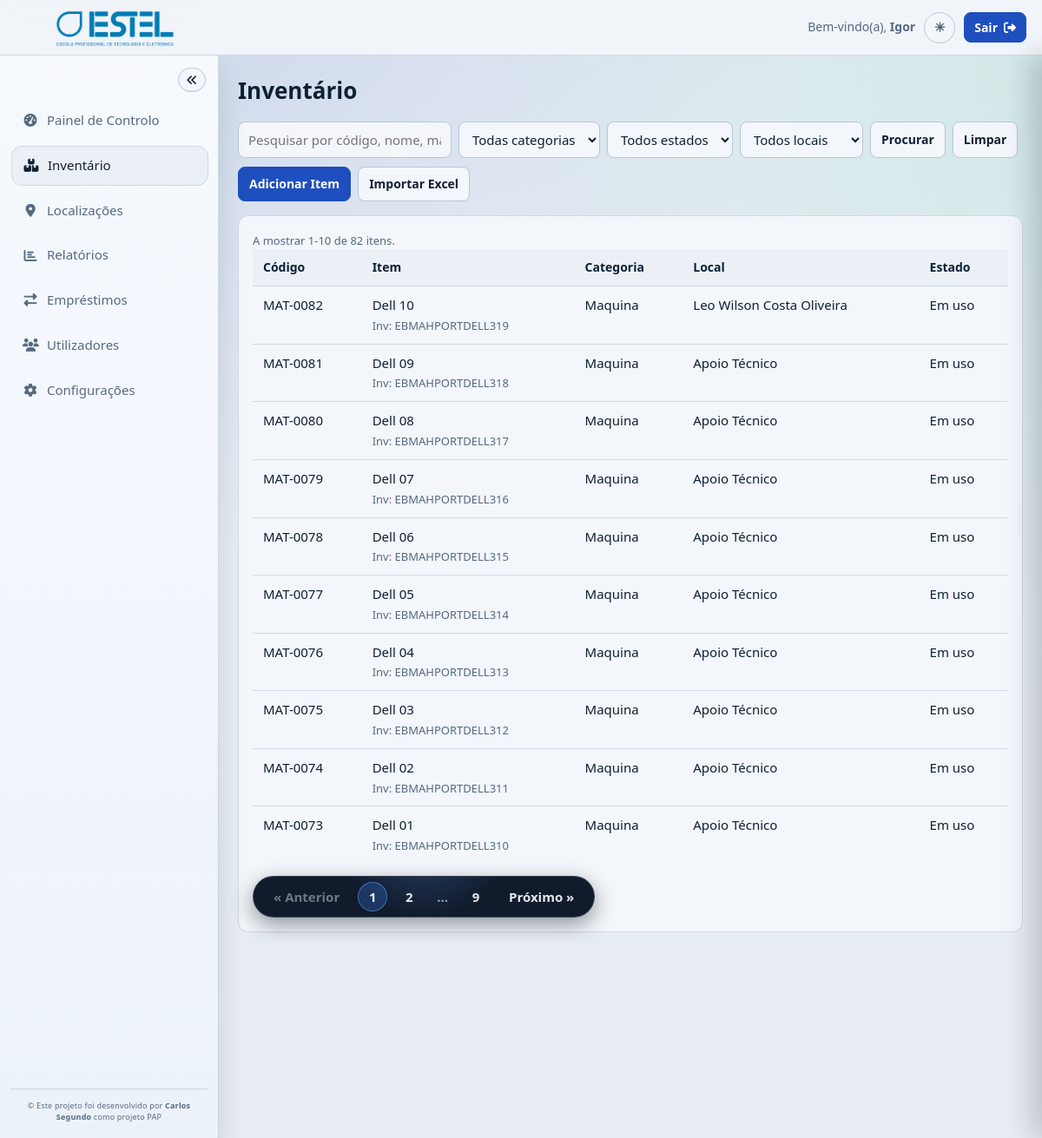
/dashboard/bens/index.php (signed in), run on the app's committed database.
### tables this page shows
CREATE TABLE IF NOT EXISTS `maquina` (
  `id` INT UNSIGNED NOT NULL,
  `mac` VARCHAR(32) NULL,
  `sn` VARCHAR(120) NULL,
  `local_id` INT UNSIGNED NOT NULL,
  PRIMARY KEY (`id`),
  KEY `idx_maquina_local` (`local_id`),
  CONSTRAINT `fk_maquina_material`
    FOREIGN KEY (`id`) REFERENCES `material` (`id`)
    ON UPDATE CASCADE ON DELETE CASCADE,
  CONSTRAINT `fk_maquina_local`
    FOREIGN KEY (`local_id`) REFERENCES `local` (`id`)
    ON UPDATE CASCADE ON DELETE RESTRICT
);

CREATE TABLE IF NOT EXISTS `material` (
  `id` INT UNSIGNED NOT NULL AUTO_INCREMENT,
  `nome` VARCHAR(150) NOT NULL,
  `marca` VARCHAR(100) NULL,
  `modelo` VARCHAR(100) NULL,
  `codigo_inventario` VARCHAR(120) NULL,
  `data_compra` DATE NULL,
  `isBroken` TINYINT(1) NOT NULL DEFAULT 0,
  `isAbate` TINYINT(1) NOT NULL DEFAULT 0,
  `disponibilidade` TINYINT(1) NOT NULL DEFAULT 1,
  `data_broken` DATE NULL,
  PRIMARY KEY (`id`),
  KEY `idx_material_nome` (`nome`),
  KEY `idx_material_estado` (`isBroken`, `isAbate`, `disponibilidade`),
  UNIQUE KEY `uq_material_codigo_inventario` (`codigo_inventario`)
);

### dashboard/bens/index.php (the view, shortened to what the rows shown need)
<?php
require_once __DIR__ . '/../../includes/pdo.php';
require_once __DIR__ . '/../../model/repositories/material_repository.php';
function h(?string $value): string
{
    return htmlspecialchars((string) $value, ENT_QUOTES, 'UTF-8');
}
$repo = new MaterialRepository($pdo);
$q = trim((string) ($_GET['q'] ?? ''));
$tipo = strtolower(trim((string) ($_GET['tipo'] ?? '')));
$estado = strtolower(trim((string) ($_GET['estado'] ?? '')));
$localIdInput = trim((string) ($_GET['local_id'] ?? ''));
if (!in_array($tipo, ['maquina', 'periferico', 'extra'], true)) {
    $tipo = '';
}
if (!in_array($estado, ['em_uso', 'avariado', 'abate'], true)) {
    $estado = '';
}
$localId = filter_var($localIdInput, FILTER_VALIDATE_INT);
if ($localId === false || $localId <= 0) {
    $localId = null;
}
$filters = [
    'tipo' => $tipo,
    'estado' => $estado,
    'local_id' => $localId,
];
$itensPorPagina = 10;
$paginaAtual = filter_input(INPUT_GET, 'page', FILTER_VALIDATE_INT);
if (!is_int($paginaAtual) || $paginaAtual <= 0) {
    $paginaAtual = 1;
}
$itens = [];
try {
    $offset = ($paginaAtual - 1) * $itensPorPagina;
    $itens = $repo->listar($q, $filters, $itensPorPagina, $offset);
} catch (Throwable $e) {
    $itensError = 'Não foi possível carregar os itens.';
}
?>
<!DOCTYPE html>
<html lang="pt-PT">
<head>
  <link rel="stylesheet" href="https://cdnjs.cloudflare.com/ajax/libs/font-awesome/6.5.0/css/all.min.css">
  <link rel="stylesheet" href="../../css/utilizadores.css?v=20260318b">
</head>
<body id="page-bens-itens">
<div class="layout">
  <main class="content">
    <h1 class="page-title">Inventário</h1>
    <section class="panel" id="painel-itens">
      <table class="table" id="tabela-itens" data-pagination-server="1">
        <thead>
          <tr>
            <th>Código</th>
            <th>Item</th>
            <th>Categoria</th>
            <th>Local</th>
            <th>Estado</th>
          </tr>
        </thead>
        <tbody>
          <?php foreach ($itens as $material): ?>
            <?php
              $id = $material->getId() ?? 0;
              $categoria = ucfirst($material->getTipo());
              $localNome = $material->getLocalNome() ?: '-';
              $linhaDetalhe = [];
              if ($material->getCodigoInventario()) {
                  $linhaDetalhe[] = 'Inv: ' . $material->getCodigoInventario();
              }
              $localIdMaterial = null;
              $itemPayload = [
                  'id' => $id,
                  'codigo' => $material->getCodigo(),
                  'nome' => $material->getNome(),
                  'tipo' => $material->getTipo(),
                  'local_id' => $localIdMaterial,
                  'local_nome' => $localNome,
                  'estado' => $material->isAbate() ? 'abate' : ($material->isBroken() ? 'avariado' : 'em_uso'),
                  'estado_label' => $material->getEstadoLabel(),
                  'marca' => $material->getMarca() ?? '',
                  'modelo' => $material->getModelo() ?? '',
                  'codigo_inventario' => $material->getCodigoInventario() ?? '',
                  'data_compra' => $material->getDataCompra() ?? '',
                  'data_broken' => $material->getDataBroken() ?? '',
                  'mac' => $material instanceof Máquina ? ($material->getMac() ?? '') : '',
                  'sn' => $material instanceof Máquina ? ($material->getNumSerie() ?? '') : '',
                  'descricao' => $material instanceof Extra ? ($material->getDescricao() ?? '') : '',
              ];
              $itemPayloadJson = h((string) json_encode($itemPayload, JSON_UNESCAPED_UNICODE | JSON_UNESCAPED_SLASHES));
            ?>
            <tr class="item-row js-item-row" tabindex="0" role="button" aria-label="Ver e editar <?php echo h($material->getCodigo()); ?>" data-item="<?php echo $itemPayloadJson; ?>">
              <td><?php echo h($material->getCodigo()); ?></td>
              <td>
                <?php echo h($material->getNome()); ?>
                <?php if ($linhaDetalhe): ?>
                  <div class="table-note"><?php echo h(implode(' | ', $linhaDetalhe)); ?></div>
                <?php endif; ?>
              </td>
              <td><?php echo h($categoria); ?></td>
              <td><?php echo h($localNome); ?></td>
              <td><?php echo h($material->getEstadoLabel()); ?></td>
            </tr>
          <?php endforeach; ?>
        </tbody>
      </table>
    </section>
  </main>
</div>
</body>
</html>

### data on the page
maquina: id "MAT-0082", id.nome "Dell 10", linhaDetalhe "Inv: EBMAHPORTDELL319", categoria "Maquina", localNome "Leo Wilson Costa Oliveira", EstadoLabel "Em uso"
maquina: id "MAT-0081", id.nome "Dell 09", linhaDetalhe "Inv: EBMAHPORTDELL318", categoria "Maquina", localNome "Apoio Técnico", EstadoLabel "Em uso"
maquina: id "MAT-0080", id.nome "Dell 08", linhaDetalhe "Inv: EBMAHPORTDELL317", categoria "Maquina", localNome "Apoio Técnico", EstadoLabel "Em uso"
maquina: id "MAT-0079", id.nome "Dell 07", linhaDetalhe "Inv: EBMAHPORTDELL316", categoria "Maquina", localNome "Apoio Técnico", EstadoLabel "Em uso"
maquina: id "MAT-0078", id.nome "Dell 06", linhaDetalhe "Inv: EBMAHPORTDELL315", categoria "Maquina", localNome "Apoio Técnico", EstadoLabel "Em uso"
maquina: id "MAT-0077", id.nome "Dell 05", linhaDetalhe "Inv: EBMAHPORTDELL314", categoria "Maquina", localNome "Apoio Técnico", EstadoLabel "Em uso"
maquina: id "MAT-0076", id.nome "Dell 04", linhaDetalhe "Inv: EBMAHPORTDELL313", categoria "Maquina", localNome "Apoio Técnico", EstadoLabel "Em uso"
maquina: id "MAT-0075", id.nome "Dell 03", linhaDetalhe "Inv: EBMAHPORTDELL312", categoria "Maquina", localNome "Apoio Técnico", EstadoLabel "Em uso"
maquina: id "MAT-0074", id.nome "Dell 02", linhaDetalhe "Inv: EBMAHPORTDELL311", categoria "Maquina", localNome "Apoio Técnico", EstadoLabel "Em uso"
maquina: id "MAT-0073", id.nome "Dell 01", linhaDetalhe "Inv: EBMAHPORTDELL310", categoria "Maquina", localNome "Apoio Técnico", EstadoLabel "Em uso"

### other printed values
$_SESSION['nome'] "Igor"
dashboard_sidebar_escape($label) "Painel de Controlo"
dashboard_sidebar_escape($label) "Inventário"
dashboard_sidebar_escape($label) "Localizações"
dashboard_sidebar_escape($label) "Relatórios"
dashboard_sidebar_escape($label) "Empréstimos"
dashboard_sidebar_escape($label) "Utilizadores"
dashboard_sidebar_escape($label) "Configurações"
$primeiroItem "1"
$ultimoItem "10"
$totalItens "82"
$pageNumber "1"
$pageNumber "2"
$pageNumber "9"
